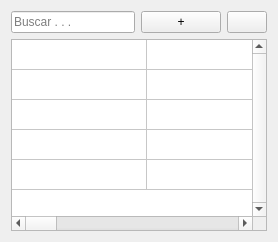
             <widget class="QWidget" name="comex_tab">
              <attribute name="title">
               <string> Comex </string>
              </attribute>
              <layout class="QGridLayout" name="gridLayout_3">
               <item row="1" column="0">
                <widget class="QLineEdit" name="line_buscar_tabla_syg_comex">
                 <property name="styleSheet">
                  <string notr="true">font: 12pt &quot;MS Shell Dlg 2&quot;;</string>
                 </property>
                 <property name="placeholderText">
                  <string>Buscar . . .</string>
                 </property>
                </widget>
               </item>
               <item row="1" column="1">
                <widget class="QPushButton" name="boton_agregar_syg_comex">
                 <property name="minimumSize">
                  <size>
                   <width>30</width>
                   <height>0</height>
                  </size>
                 </property>
                 <property name="styleSheet">
                  <string notr="true"/>
                 </property>
                 <property name="text">
                  <string>+</string>
                 </property>
                </widget>
               </item>
               <item row="1" column="2">
                <widget class="QPushButton" name="boton_refrescar_syg_comex">
                 <property name="text">
                  <string/>
                 </property>
                 <property name="icon">
                  <iconset>
                   <normaloff>../etc/logo_refrescar.png</normaloff>../etc/logo_refrescar.png</iconset>
                 </property>
                </widget>
               </item>
               <item row="2" column="0" colspan="3">
                <widget class="QTableWidget" name="tabla_eventos_syg_comex">
                 <property name="layoutDirection">
                  <enum>Qt::LeftToRight</enum>
                 </property>
                 <property name="autoFillBackground">
                  <bool>false</bool>
                 </property>
                 <property name="frameShape">
                  <enum>QFrame::StyledPanel</enum>
                 </property>
                 <property name="frameShadow">
                  <enum>QFrame::Sunken</enum>
                 </property>
                 <property name="verticalScrollBarPolicy">
                  <enum>Qt::ScrollBarAlwaysOn</enum>
                 </property>
                 <property name="horizontalScrollBarPolicy">
                  <enum>Qt::ScrollBarAlwaysOn</enum>
                 </property>
                 <property name="alternatingRowColors">
                  <bool>false</bool>
                 </property>
                 <property name="selectionMode">
                  <enum>QAbstractItemView::SingleSelection</enum>
                 </property>
                 <property name="selectionBehavior">
                  <enum>QAbstractItemView::SelectRows</enum>
                 </property>
                 <property name="gridStyle">
                  <enum>Qt::SolidLine</enum>
                 </property>
                 <property name="cornerButtonEnabled">
                  <bool>true</bool>
                 </property>
                 <property name="rowCount">
                  <number>5</number>
                 </property>
                 <attribute name="horizontalHeaderVisible">
                  <bool>false</bool>
                 </attribute>
                 <attribute name="horizontalHeaderCascadingSectionResizes">
                  <bool>false</bool>
                 </attribute>
                 <attribute name="horizontalHeaderDefaultSectionSize">
                  <number>135</number>
                 </attribute>
                 <attribute name="horizontalHeaderMinimumSectionSize">
                  <number>0</number>
                 </attribute>
                 <attribute name="horizontalHeaderShowSortIndicator" stdset="0">
                  <bool>false</bool>
                 </attribute>
                 <attribute name="horizontalHeaderStretchLastSection">
                  <bool>false</bool>
                 </attribute>
                 <attribute name="verticalHeaderVisible">
                  <bool>false</bool>
                 </attribute>
                 <attribute name="verticalHeaderDefaultSectionSize">
                  <number>30</number>
                 </attribute>
                 <attribute name="verticalHeaderShowSortIndicator" stdset="0">
                  <bool>false</bool>
                 </attribute>
                 <attribute name="verticalHeaderStretchLastSection">
                  <bool>false</bool>
                 </attribute>
                 <row/>
                 <row/>
                 <row/>
                 <row/>
                 <row/>
                 <column>
                  <property name="text">
                   <string>Fecha Límite</string>
                  </property>
                 </column>
                 <column>
                  <property name="text">
                   <string>Hora Límite</string>
                  </property>
                 </column>
                 <column>
                  <property name="text">
                   <string>Prioridad</string>
                  </property>
                 </column>
                 <column>
                  <property name="text">
                   <string>Empresa</string>
                  </property>
                 </column>
                 <column>
                  <property name="text">
                   <string>Descripción</string>
                  </property>
                 </column>
                 <column>
                  <property name="text">
                   <string>Encargado</string>
                  </property>
                 </column>
                 <column>
                  <property name="text">
                   <string>Estado</string>
                  </property>
                 </column>
                 <item row="1" column="0">
                  <property name="text">
                   <string/>
                  </property>
                 </item>
                </widget>
               </item>
              </layout>
             </widget>
